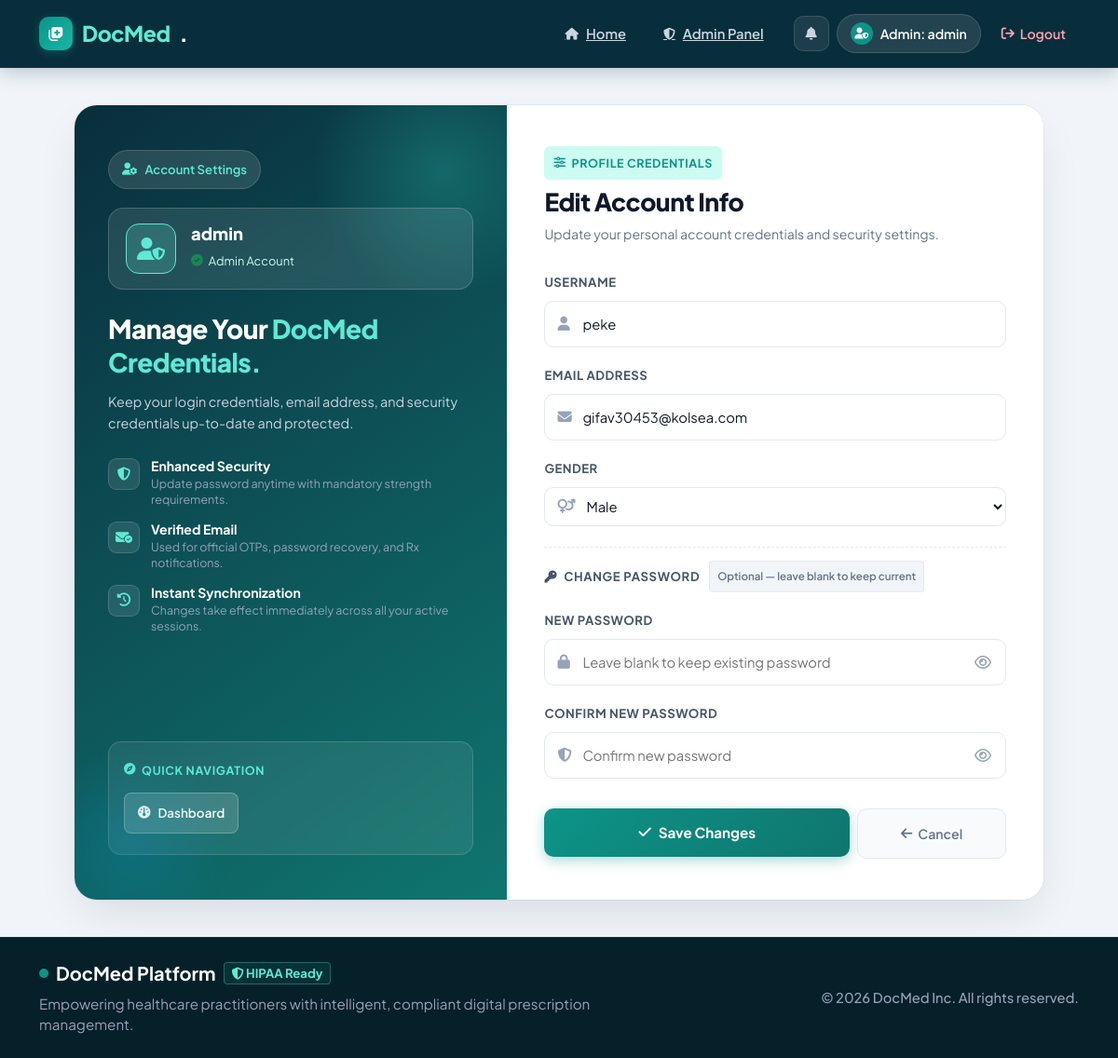
Page /account/update/5 (signed in) on the earlier database version.
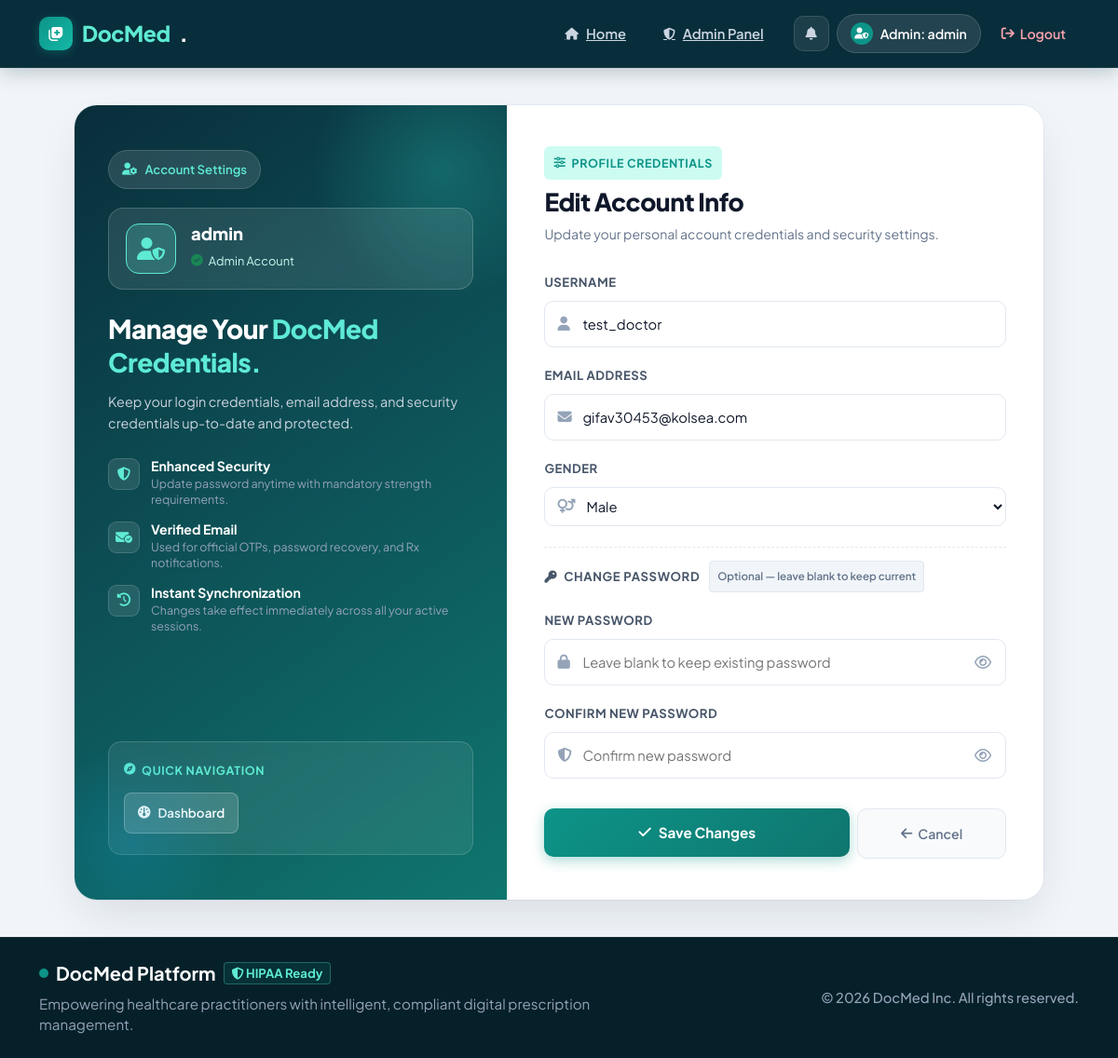
Same page on the later database version.
### app/modules/account/models.py (models this page shows, shortened)
class RegistrationModel(UserMixin, db.Model):
    __tablename__ = 'registration'
    uid = db.Column(db.Integer(), primary_key=True)
    username = db.Column(db.String(80), unique=True, nullable=False)
    email = db.Column(db.String(120), unique=True, nullable=False)
    password = db.Column(db.String(200), nullable=False)
    gender = db.Column(db.String(10), nullable = False)
    created_at = db.Column(db.DateTime(), default=datetime.now)
    profile_info = db.relationship('ProfileSetupModel', backref='registration', uselist=False)
    prescription = db.relationship('PrescriptionModel', backref='prescription', uselist=True, cascade="all, delete-orphan", order_by='desc(PrescriptionModel.created_at)')
    role = db.Column(db.String(20), default='patient', nullable=False)
    is_admin = db.Column(db.Boolean(), default=False, nullable=False)
    is_active = db.Column(db.Boolean(), default=True, nullable=False)
    is_verified = db.Column(db.Boolean(), default=False, nullable=False)
    verified_doctor = db.Column(db.Boolean(), default=False, nullable=False)
    otp_code = db.Column(db.String(6), nullable=True)
    otp_expiry = db.Column(db.DateTime(), nullable=True)

### app/modules/account/routes.py (the view, shortened to what this page needs)
@accounts.route('/update/<int:uid>', methods=['GET', 'POST'])
@login_required
def registration_update_page(uid):
    get_data = RegistrationModel.query.get(uid)
    if not get_data:
        flash("User data not found", "error")
        return redirect(url_for('accounts.login_page'))
    form = UpdateRegistrationForm(obj=get_data)
    context = {
        'form': form,
    }
    return render_template('account/update.html', **context)

### app/modules/account/forms.py
class UpdateRegistrationForm(FlaskForm):
    username = StringField('username', validators=[DataRequired(), Length(min=2, max=60)])
    email = StringField('email', validators=[DataRequired(), Email()])
    new_password = PasswordField('new_password', validators=[
        Optional(),
        Length(min=8, message='Password must be at least 8 characters.'),
        Regexp(PASSWORD_REGEX, message=PASSWORD_MESSAGE)
    ])
    confirm_password = PasswordField('confirm_password', validators=[
        Optional(),
        EqualTo('new_password', message='Passwords must match')
    ])
    gender = SelectField('gender', choices=[
        ('male', 'Male'),
        ('female', 'Female'),
        ('other', 'Other')
    ], validators=[DataRequired(message="Please select your gender.")])
    update = SubmitField('Update')

### app/templates/account/update.html (shortened to what the changed rows need)
{% extends 'base.html' %}
{% block content %}
<div class="auth-wrapper">
    <div class="auth-card">
        <div class="brand-panel">
            <div>
                <h1 class="brand-title">Manage Your <span>DocMed Credentials.</span></h1>
            </div>
        </div>
        <div class="form-panel" x-data="{
            newPassword: '',
            confirmPassword: '',
            showNewPass: false,
            showConfirmPass: false,
            get hasMinLength() { return this.newPassword.length >= 8; },
            get hasUppercase() { return /[A-Z]/.test(this.newPassword); },
            get hasLowercase() { return /[a-z]/.test(this.newPassword); },
            get hasNumber() { return /[0-9]/.test(this.newPassword); },
            get hasSpecial() { return /[!@#$%^&*()_+\-=\[\]{};:\'\&quot;,<>\/?\\|`~]/.test(this.newPassword); },
            get passedCriteriaCount() {
                return (this.hasMinLength ? 1 : 0) +
                       (this.hasUppercase ? 1 : 0) +
                       (this.hasLowercase ? 1 : 0) +
                       (this.hasNumber ? 1 : 0) +
                       (this.hasSpecial ? 1 : 0);
            },
            get strengthScore() {
                return this.passedCriteriaCount * 20;
            },
            get strengthColor() {
                if (this.passedCriteriaCount <= 2) return '#ef4444';
                if (this.passedCriteriaCount <= 4) return '#f59e0b';
                return '#10b981';
            },
            get strengthLabel() {
                if (!this.newPassword) return '';
                if (this.passedCriteriaCount <= 2) return 'Weak';
                if (this.passedCriteriaCount <= 4) return 'Good';
                return 'Strong & Secure';
            }
        }">
            <div class="form-header">
                <h2>Edit Account Info</h2>
            </div>
            <form method="POST" action="{{ url_for('accounts.registration_update_page', uid=current_user.uid) }}">
                <div class="form-group-custom">
                    <div class="input-wrapper">
                        {{ form.username(class="input-custom", placeholder="Unique username", required=True) }}
                    </div>
                </div>
                <div class="form-group-custom">
                    <div class="input-wrapper">
                        {{ form.email(class="input-custom", placeholder="user@example.com", required=True) }}
                    </div>
                </div>
                <div class="form-group-custom">
                    <div class="input-wrapper">
                        {{ form.gender(class="input-custom", required=True) }}
                    </div>
                </div>
            </form>
        </div>
    </div>
</div>
{% endblock %}

Differences in the rows shown:
changed RegistrationModel "gifav30453@kolsea.com": username "peke" → "test_doctor"
